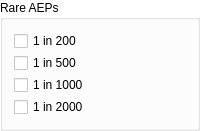
          <widget class="QGroupBox" name="groupBox_RAEP">
           <property name="palette">
            <palette>
             <active>
              <colorrole role="WindowText">
               <brush brushstyle="SolidPattern">
                <color alpha="255">
                 <red>0</red>
                 <green>0</green>
                 <blue>0</blue>
                </color>
               </brush>
              </colorrole>
              <colorrole role="Button">
               <brush brushstyle="SolidPattern">
                <color alpha="255">
                 <red>255</red>
                 <green>255</green>
                 <blue>255</blue>
                </color>
               </brush>
              </colorrole>
              <colorrole role="Light">
               <brush brushstyle="SolidPattern">
                <color alpha="255">
                 <red>255</red>
                 <green>255</green>
                 <blue>255</blue>
                </color>
               </brush>
              </colorrole>
              <colorrole role="Midlight">
               <brush brushstyle="SolidPattern">
                <color alpha="255">
                 <red>255</red>
                 <green>255</green>
                 <blue>255</blue>
                </color>
               </brush>
              </colorrole>
              <colorrole role="Dark">
               <brush brushstyle="SolidPattern">
                <color alpha="255">
                 <red>127</red>
                 <green>127</green>
                 <blue>127</blue>
                </color>
               </brush>
              </colorrole>
              <colorrole role="Mid">
               <brush brushstyle="SolidPattern">
                <color alpha="255">
                 <red>170</red>
                 <green>170</green>
                 <blue>170</blue>
                </color>
               </brush>
              </colorrole>
              <colorrole role="Text">
               <brush brushstyle="SolidPattern">
                <color alpha="255">
                 <red>0</red>
                 <green>0</green>
                 <blue>0</blue>
                </color>
               </brush>
              </colorrole>
              <colorrole role="BrightText">
               <brush brushstyle="SolidPattern">
                <color alpha="255">
                 <red>255</red>
                 <green>255</green>
                 <blue>255</blue>
                </color>
               </brush>
              </colorrole>
              <colorrole role="ButtonText">
               <brush brushstyle="SolidPattern">
                <color alpha="255">
                 <red>0</red>
                 <green>0</green>
                 <blue>0</blue>
                </color>
               </brush>
              </colorrole>
              <colorrole role="Base">
               <brush brushstyle="SolidPattern">
                <color alpha="255">
                 <red>255</red>
                 <green>255</green>
                 <blue>255</blue>
                </color>
               </brush>
              </colorrole>
              <colorrole role="Window">
               <brush brushstyle="SolidPattern">
                <color alpha="255">
                 <red>255</red>
                 <green>255</green>
                 <blue>255</blue>
                </color>
               </brush>
              </colorrole>
              <colorrole role="Shadow">
               <brush brushstyle="SolidPattern">
                <color alpha="255">
                 <red>0</red>
                 <green>0</green>
                 <blue>0</blue>
                </color>
               </brush>
              </colorrole>
              <colorrole role="AlternateBase">
               <brush brushstyle="SolidPattern">
                <color alpha="255">
                 <red>255</red>
                 <green>255</green>
                 <blue>255</blue>
                </color>
               </brush>
              </colorrole>
              <colorrole role="ToolTipBase">
               <brush brushstyle="SolidPattern">
                <color alpha="255">
                 <red>255</red>
                 <green>255</green>
                 <blue>220</blue>
                </color>
               </brush>
              </colorrole>
              <colorrole role="ToolTipText">
               <brush brushstyle="SolidPattern">
                <color alpha="255">
                 <red>0</red>
                 <green>0</green>
                 <blue>0</blue>
                </color>
               </brush>
              </colorrole>
              <colorrole role="PlaceholderText">
               <brush brushstyle="NoBrush">
                <color alpha="128">
                 <red>0</red>
                 <green>0</green>
                 <blue>0</blue>
                </color>
               </brush>
              </colorrole>
             </active>
             <inactive>
              <colorrole role="WindowText">
               <brush brushstyle="SolidPattern">
                <color alpha="255">
                 <red>0</red>
                 <green>0</green>
                 <blue>0</blue>
                </color>
               </brush>
              </colorrole>
              <colorrole role="Button">
               <brush brushstyle="SolidPattern">
                <color alpha="255">
                 <red>255</red>
                 <green>255</green>
                 <blue>255</blue>
                </color>
               </brush>
              </colorrole>
              <colorrole role="Light">
               <brush brushstyle="SolidPattern">
                <color alpha="255">
                 <red>255</red>
                 <green>255</green>
                 <blue>255</blue>
                </color>
               </brush>
              </colorrole>
              <colorrole role="Midlight">
               <brush brushstyle="SolidPattern">
                <color alpha="255">
                 <red>255</red>
                 <green>255</green>
                 <blue>255</blue>
                </color>
               </brush>
              </colorrole>
              <colorrole role="Dark">
               <brush brushstyle="SolidPattern">
                <color alpha="255">
                 <red>127</red>
                 <green>127</green>
                 <blue>127</blue>
                </color>
               </brush>
              </colorrole>
              <colorrole role="Mid">
               <brush brushstyle="SolidPattern">
                <color alpha="255">
                 <red>170</red>
                 <green>170</green>
                 <blue>170</blue>
                </color>
               </brush>
              </colorrole>
              <colorrole role="Text">
               <brush brushstyle="SolidPattern">
                <color alpha="255">
                 <red>0</red>
                 <green>0</green>
                 <blue>0</blue>
                </color>
               </brush>
              </colorrole>
              <colorrole role="BrightText">
               <brush brushstyle="SolidPattern">
                <color alpha="255">
                 <red>255</red>
                 <green>255</green>
                 <blue>255</blue>
                </color>
               </brush>
              </colorrole>
              <colorrole role="ButtonText">
               <brush brushstyle="SolidPattern">
                <color alpha="255">
                 <red>0</red>
                 <green>0</green>
                 <blue>0</blue>
                </color>
               </brush>
              </colorrole>
              <colorrole role="Base">
               <brush brushstyle="SolidPattern">
                <color alpha="255">
                 <red>255</red>
                 <green>255</green>
                 <blue>255</blue>
                </color>
               </brush>
              </colorrole>
              <colorrole role="Window">
               <brush brushstyle="SolidPattern">
                <color alpha="255">
                 <red>255</red>
                 <green>255</green>
                 <blue>255</blue>
                </color>
               </brush>
              </colorrole>
              <colorrole role="Shadow">
               <brush brushstyle="SolidPattern">
                <color alpha="255">
                 <red>0</red>
                 <green>0</green>
                 <blue>0</blue>
                </color>
               </brush>
              </colorrole>
              <colorrole role="AlternateBase">
               <brush brushstyle="SolidPattern">
                <color alpha="255">
                 <red>255</red>
                 <green>255</green>
                 <blue>255</blue>
                </color>
               </brush>
              </colorrole>
              <colorrole role="ToolTipBase">
               <brush brushstyle="SolidPattern">
                <color alpha="255">
                 <red>255</red>
                 <green>255</green>
                 <blue>220</blue>
                </color>
               </brush>
              </colorrole>
              <colorrole role="ToolTipText">
               <brush brushstyle="SolidPattern">
                <color alpha="255">
                 <red>0</red>
                 <green>0</green>
                 <blue>0</blue>
                </color>
               </brush>
              </colorrole>
              <colorrole role="PlaceholderText">
               <brush brushstyle="NoBrush">
                <color alpha="128">
                 <red>0</red>
                 <green>0</green>
                 <blue>0</blue>
                </color>
               </brush>
              </colorrole>
             </inactive>
             <disabled>
              <colorrole role="WindowText">
               <brush brushstyle="SolidPattern">
                <color alpha="255">
                 <red>127</red>
                 <green>127</green>
                 <blue>127</blue>
                </color>
               </brush>
              </colorrole>
              <colorrole role="Button">
               <brush brushstyle="SolidPattern">
                <color alpha="255">
                 <red>255</red>
                 <green>255</green>
                 <blue>255</blue>
                </color>
               </brush>
              </colorrole>
              <colorrole role="Light">
               <brush brushstyle="SolidPattern">
                <color alpha="255">
                 <red>255</red>
                 <green>255</green>
                 <blue>255</blue>
                </color>
               </brush>
              </colorrole>
              <colorrole role="Midlight">
               <brush brushstyle="SolidPattern">
                <color alpha="255">
                 <red>255</red>
                 <green>255</green>
                 <blue>255</blue>
                </color>
               </brush>
              </colorrole>
              <colorrole role="Dark">
               <brush brushstyle="SolidPattern">
                <color alpha="255">
                 <red>127</red>
                 <green>127</green>
                 <blue>127</blue>
                </color>
               </brush>
              </colorrole>
              <colorrole role="Mid">
               <brush brushstyle="SolidPattern">
                <color alpha="255">
                 <red>170</red>
                 <green>170</green>
                 <blue>170</blue>
                </color>
               </brush>
              </colorrole>
              <colorrole role="Text">
               <brush brushstyle="SolidPattern">
                <color alpha="255">
                 <red>127</red>
                 <green>127</green>
                 <blue>127</blue>
                </color>
               </brush>
              </colorrole>
              <colorrole role="BrightText">
               <brush brushstyle="SolidPattern">
                <color alpha="255">
                 <red>255</red>
                 <green>255</green>
                 <blue>255</blue>
                </color>
               </brush>
              </colorrole>
              <colorrole role="ButtonText">
               <brush brushstyle="SolidPattern">
                <color alpha="255">
                 <red>127</red>
                 <green>127</green>
                 <blue>127</blue>
                </color>
               </brush>
              </colorrole>
              <colorrole role="Base">
               <brush brushstyle="SolidPattern">
                <color alpha="255">
                 <red>255</red>
                 <green>255</green>
                 <blue>255</blue>
                </color>
               </brush>
              </colorrole>
              <colorrole role="Window">
               <brush brushstyle="SolidPattern">
                <color alpha="255">
                 <red>255</red>
                 <green>255</green>
                 <blue>255</blue>
                </color>
               </brush>
              </colorrole>
              <colorrole role="Shadow">
               <brush brushstyle="SolidPattern">
                <color alpha="255">
                 <red>0</red>
                 <green>0</green>
                 <blue>0</blue>
                </color>
               </brush>
              </colorrole>
              <colorrole role="AlternateBase">
               <brush brushstyle="SolidPattern">
                <color alpha="255">
                 <red>255</red>
                 <green>255</green>
                 <blue>255</blue>
                </color>
               </brush>
              </colorrole>
              <colorrole role="ToolTipBase">
               <brush brushstyle="SolidPattern">
                <color alpha="255">
                 <red>255</red>
                 <green>255</green>
                 <blue>220</blue>
                </color>
               </brush>
              </colorrole>
              <colorrole role="ToolTipText">
               <brush brushstyle="SolidPattern">
                <color alpha="255">
                 <red>0</red>
                 <green>0</green>
                 <blue>0</blue>
                </color>
               </brush>
              </colorrole>
              <colorrole role="PlaceholderText">
               <brush brushstyle="NoBrush">
                <color alpha="128">
                 <red>0</red>
                 <green>0</green>
                 <blue>0</blue>
                </color>
               </brush>
              </colorrole>
             </disabled>
            </palette>
           </property>
           <property name="autoFillBackground">
            <bool>true</bool>
           </property>
           <property name="title">
            <string>Rare AEPs</string>
           </property>
           <layout class="QVBoxLayout" name="verticalLayout_3">
            <property name="spacing">
             <number>2</number>
            </property>
            <item>
             <widget class="QCheckBox" name="checkBox_200y">
              <property name="text">
               <string>1 in 200</string>
              </property>
             </widget>
            </item>
            <item>
             <widget class="QCheckBox" name="checkBox_500y">
              <property name="text">
               <string>1 in 500</string>
              </property>
             </widget>
            </item>
            <item>
             <widget class="QCheckBox" name="checkBox_1000y">
              <property name="text">
               <string>1 in 1000</string>
              </property>
             </widget>
            </item>
            <item>
             <widget class="QCheckBox" name="checkBox_2000y">
              <property name="text">
               <string>1 in 2000</string>
              </property>
             </widget>
            </item>
           </layout>
          </widget>
